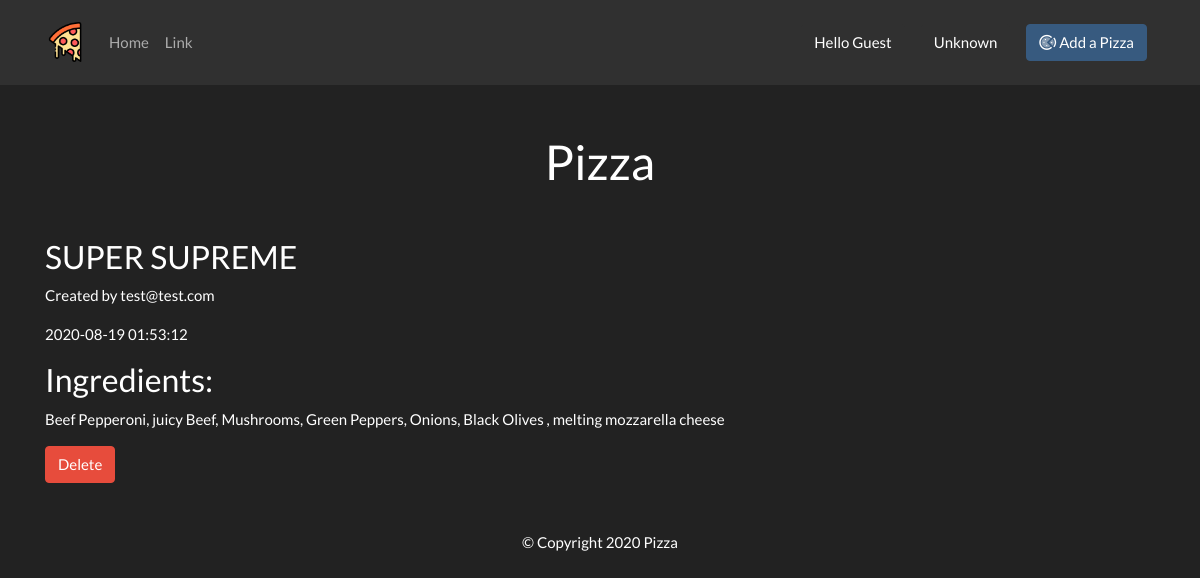
Page /details.php?id=5 on the committed database.
### tables this page shows
CREATE TABLE `pizzas` (
  `id` int(11) NOT NULL,
  `title` varchar(255) NOT NULL,
  `ingredients` text NOT NULL,
  `email` varchar(255) NOT NULL,
  `created_at` timestamp NOT NULL DEFAULT current_timestamp()
);

### details.php (the view, shortened to what this page needs)
<?php require( 'config/connection.php' )?>
<?php require( 'templates/header.php' )?>
<?php require( 'templates/navbar.php' )?>
<?php
$pizza = null;
if ( isset( $_GET['id'] ) && is_numeric( $_GET['id'] ) ) {
    $id = mysqli_real_escape_string( $conn, $_GET['id'] );
    $sql = "SELECT * FROM pizzas WHERE id = $id";
    $result = mysqli_query( $conn, $sql );
    $pizza = mysqli_fetch_assoc( $result );
}
?>
<h1 class='text-center mt-5'>Pizza</h1>
<div class='container mt-5'>
    <?php if ( $pizza ) : ?>
        <h3><?php echo $pizza['title'] ?></h3>
        <p>Created by <?php echo $pizza['email'] ?></p>
        <p><?php echo $pizza['created_at'] ?></p>
        <h3>Ingredients:</h3>
        <p><?php echo $pizza['ingredients'] ?></p>
        <form action="<?php echo $_SERVER['PHP_SELF'] ?>" method="POST">
            <input type="submit" name="delete" value="Delete" class="btn btn-danger">
        </form>
    <?php else : ?>
        <h5>No such pizza exists.</h5>
    <?php endif ?>
</div>
<?php require( 'templates/footer.php' )?>

### rows in the picture
pizzas: title "SUPER SUPREME", email "test@test.com", created_at "2020-08-19 01:53:12", ingredients "Beef Pepperoni, juicy Beef, Mushrooms, Green Peppers, Onions, Black Olives , melting mozzarella cheese"

### other values in the picture
$name "Guest"
$gender "Unknown"
